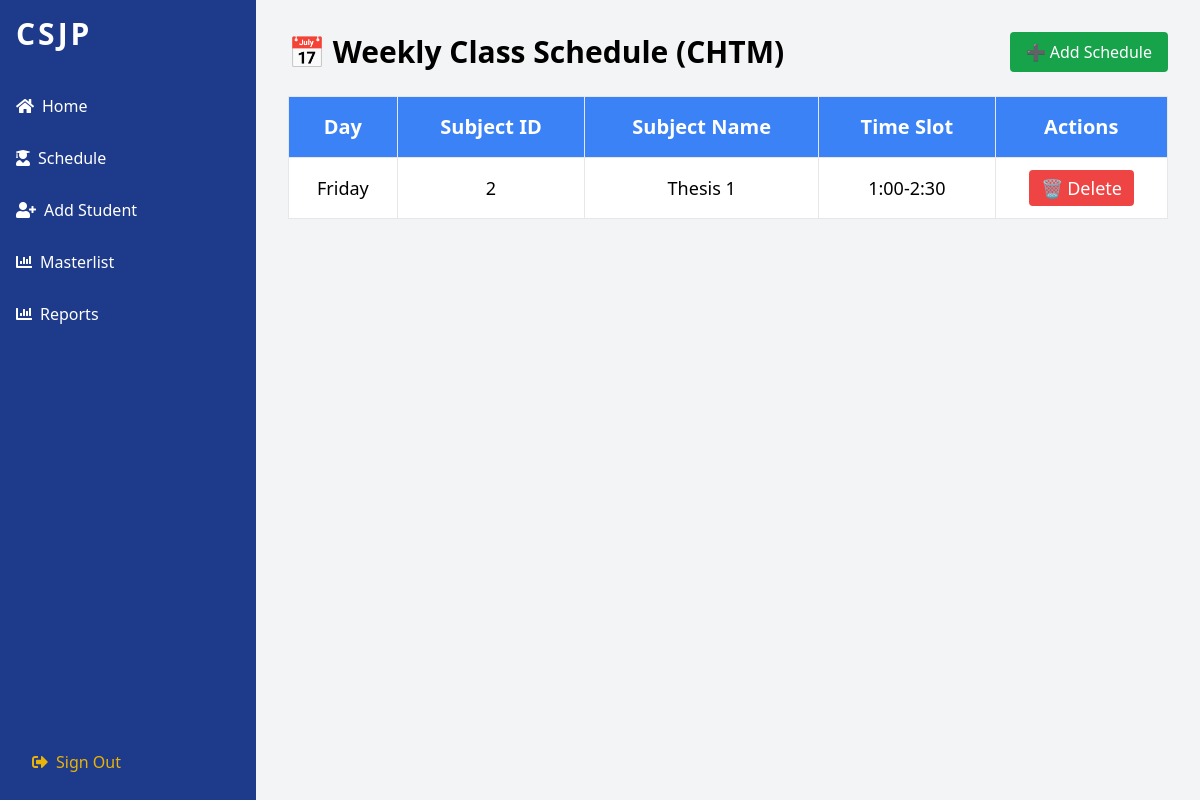
/TeacherCHTMSchedule.php, run on the app's committed database.
### tables this page shows
CREATE TABLE `course_schedule` (
  `schedule_id` int(11) NOT NULL,
  `course_id` int(11) DEFAULT NULL,
  `year_level_id` int(11) DEFAULT NULL,
  `teacher_id` varchar(100) DEFAULT NULL,
  `day_of_week` enum('Monday','Tuesday','Wednesday','Thursday','Friday','Saturday') NOT NULL,
  `time_slot` varchar(50) NOT NULL,
  `subject_id` int(11) NOT NULL
);

CREATE TABLE `subjects` (
  `subject_name` varchar(255) NOT NULL,
  `course_id` int(11) DEFAULT NULL,
  `year_level_id` int(11) DEFAULT NULL,
  `teacher_id` varchar(100) DEFAULT NULL,
  `subject_id` int(255) NOT NULL
);

### TeacherCHTMSchedule.php (the view, shortened to what this page needs)
<?php
include 'db_connection.php';
$today = date('l');
$sql = "SELECT cs.schedule_id, s.subject_id, s.subject_name, cs.day_of_week, cs.time_slot
        FROM course_schedule cs
        JOIN subjects s ON cs.subject_id = s.subject_id
        WHERE cs.course_id = 3
        ORDER BY FIELD(cs.day_of_week, 'Monday', 'Tuesday', 'Wednesday', 'Thursday', 'Friday', 'Saturday')";
$result = $conn->query($sql);
?>
<!DOCTYPE html>
<html lang="en">
<head>
    <script src="https://cdn.tailwindcss.com"></script>
    <link href="https://cdnjs.cloudflare.com/ajax/libs/font-awesome/5.15.3/css/all.min.css" rel="stylesheet"/>
</head>
<body class="bg-gray-100 font-sans leading-normal tracking-normal">
<div class="flex">
    <div class="w-64 bg-blue-900 h-screen relative">
        <div class="p-4">
            <div class="text-white text-3xl font-bold mb-4 tracking-widest">CSJP</div>
        </div>
        <nav class="text-white">
            <a class="block py-2.5 px-4 hover:bg-blue-700 rounded-md mb-2" href="TeacherCHTMHome.php">
                <i class="fas fa-home mr-2"></i>Home</a>
            <a class="block py-2.5 px-4 hover:bg-blue-700 rounded-md mb-2" href="TeacherCHTMSchedule.php">
                <i class="fas fa-user-graduate mr-2"></i>Schedule
            </a>
            <a class="block py-2.5 px-4 hover:bg-blue-700 rounded-md mb-2" href="TeacherCHTMAddStudent.php">
                <i class="fas fa-user-plus mr-2"></i>Add Student</a>
            <a class="block py-2.5 px-4 hover:bg-blue-700 rounded-md mb-2" href="TeacherCHTMMasterlist.php">
                <i class="fas fa-chart-bar mr-2"></i>Masterlist
            </a>
            <a class="block py-2.5 px-4 hover:bg-blue-700 rounded-md mb-2" href="TeacherCHTMReports.php">
                <i class="fas fa-chart-bar mr-2"></i>Reports
            </a>
        </nav>
        <div class="absolute bottom-0 w-full p-4">
            <a class="block py-2.5 px-4 text-yellow-500 hover:text-yellow-600" href="CSJPlogin.php">
                <i class="fas fa-sign-out-alt mr-2"></i>Sign Out
            </a>
        </div>
    </div>
    <div class="flex-1 p-8 overflow-auto">
        <div class="flex justify-between items-center mb-6">
            <h1 class="text-3xl font-bold">📅 Weekly Class Schedule (CHTM)</h1>
            <a href="/CSJPPortal/TeacherCHTMAdd.php" class="bg-green-600 text-white px-4 py-2 rounded hover:bg-green-700">
                ➕ Add Schedule
            </a>
        </div>
        <div class="overflow-x-auto">
            <table class="min-w-full bg-white border border-gray-300 text-center text-lg">
                <thead>
                    <tr class="bg-blue-500 text-white text-xl">
                        <th class="py-4 px-6 border">Day</th>
                        <th class="py-4 px-6 border">Subject ID</th>
                        <th class="py-4 px-6 border">Subject Name</th>
                        <th class="py-4 px-6 border">Time Slot</th>
                        <th class="py-4 px-6 border">Actions</th>
                    </tr>
                </thead>
                <tbody>
                    <?php while ($row = $result->fetch_assoc()): ?>
                        <tr class="<?= ($row['day_of_week'] === $today) ? 'bg-yellow-100 font-semibold' : 'hover:bg-gray-50' ?>">
                            <td class="py-3 px-4 border"><?= htmlspecialchars($row['day_of_week']) ?><?= ($row['day_of_week'] === $today) ? " (Today)" : "" ?></td>
                            <td class="py-3 px-4 border"><?= htmlspecialchars($row['subject_id']) ?></td>
                            <td class="py-3 px-4 border"><?= htmlspecialchars($row['subject_name']) ?></td>
                            <td class="py-3 px-4 border"><?= htmlspecialchars($row['time_slot']) ?></td>
                            <td class="py-3 px-4 border space-x-2">
                                <form method="POST" action="/CSJPPortal/TeacherCHTMDelete.php" onsubmit="return confirm('Are you sure you want to delete this schedule?')" class="inline">
                                    <button type="submit" class="bg-red-500 text-white px-3 py-1 rounded hover:bg-red-600">
                                        🗑️ Delete
                                    </button>
                                </form>
                            </td>
                        </tr>
                    <?php endwhile; ?>
                </tbody>
            </table>
        </div>
    </div>
</div>
</body>
</html>

### data on the page
course_schedule: day_of_week "Friday", subjects.subject_id "2", subjects.subject_name "Thesis 1", time_slot "1:00-2:30"
